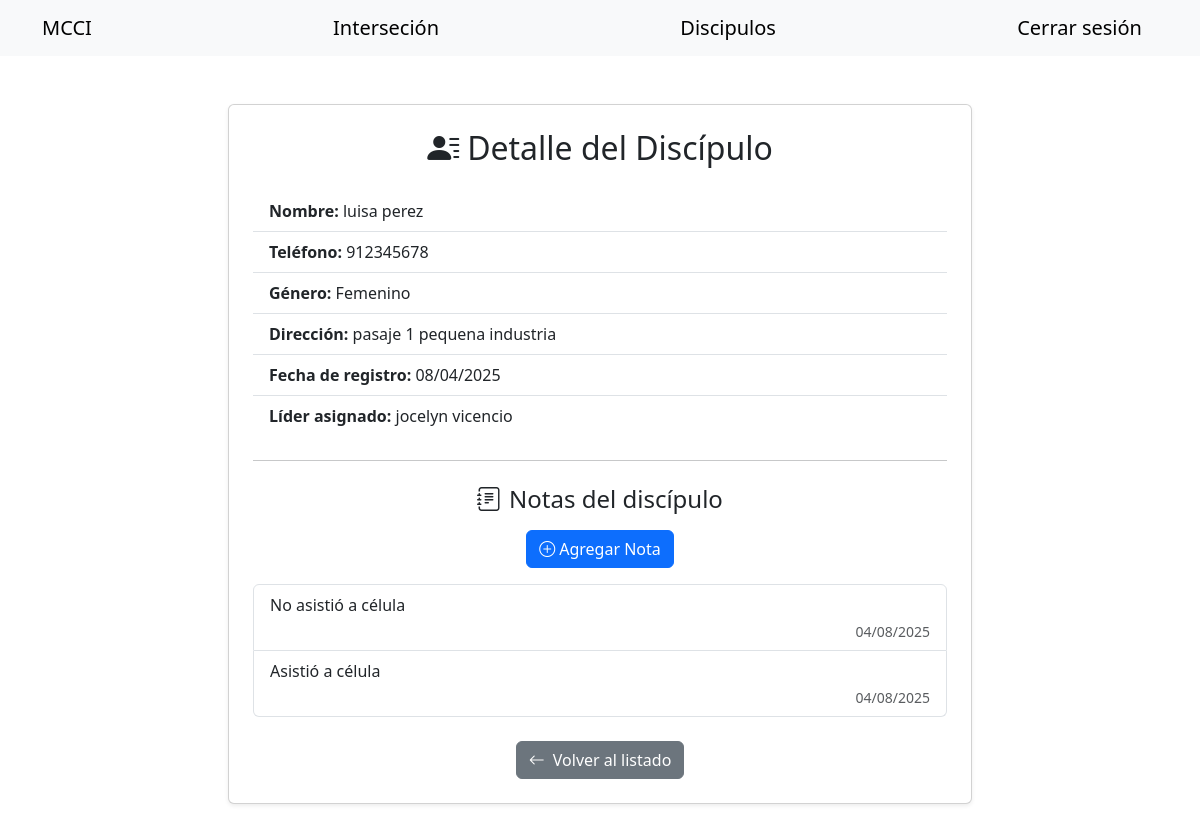
Screenshot of /detalle_discipulo/1 (signed in) with the database file from the repository.
### app/models.py (models this page shows, shortened)
class Discipulo(db.Model):
    __tablename__ = 'discipulo'
    id = db.Column(db.Integer, primary_key=True)
    nombres = db.Column(db.String(100), nullable=False)
    apellidos = db.Column(db.String(100), nullable=False)
    telefono = db.Column(db.String(15), unique=True, nullable=False)
    lider_id = db.Column(db.Integer, db.ForeignKey('user.id'), nullable=True)
    genero = db.Column(db.String(10), nullable=False)
    direccion = db.Column(db.String(200), nullable=False)
    fecha = db.Column(db.DateTime, default=datetime.utcnow)
    notas = db.relationship('Nota', back_populates='discipulo', cascade='all, delete-orphan')
    lider = db.relationship('User', backref=db.backref('discipulos', lazy=True))

class User(db.Model, UserMixin):
    __tablename__ = 'user'
    id = db.Column(db.Integer, primary_key=True)
    username = db.Column(db.String(50), unique=True, nullable=False)
    nombres = db.Column(db.String(100), nullable=False)
    apellidos = db.Column(db.String(100), nullable=False)
    telefono = db.Column(db.String(15), unique=True, nullable=False)
    soy_de_consolidacion = db.Column(db.Integer, default=0)
    password_hash = db.Column(db.String(256), nullable=False)

class Nota(db.Model):
    __tablename__ = 'notas'
    id = db.Column(db.Integer, primary_key=True)
    discipulo_id = db.Column(db.Integer, db.ForeignKey('discipulo.id'), nullable=False)
    contenido = db.Column(db.String(500), nullable=False)
    fecha = db.Column(db.DateTime, default=datetime.utcnow)
    discipulo = db.relationship('Discipulo', back_populates='notas')

### app/routes.py (the view, shortened to what this page needs)
@bp.route('/detalle_discipulo/<int:id>', methods=['GET', 'POST'])
@login_required
def detalle_discipulo(id):
    discipulo = Discipulo.query.get_or_404(id)
    form = NotaForm()
    if discipulo.lider_id != current_user.id:
        return redirect(url_for('main.listado'))
    form.discipulo_id.data = id
    notas = Nota.query.filter_by(discipulo_id=id).order_by(Nota.fecha.desc()).all()
    return render_template('detalle_discipulo.html', discipulo=discipulo, form=form, notas=notas)

### app/__init__.py (called while the page is built)
def create_app():
    app = Flask(__name__)
    app.config.from_object(Config)
    db.init_app(app)
    migrate.init_app(app, db)
    login_manager.init_app(app)
    login_manager.login_view = 'login'
    with app.app_context():
        from . import models
        @login_manager.user_loader
        def load_user(user_id):
            from .models import User
            return User.query.get(int(user_id))
    from .routes import bp
    app.register_blueprint(bp)
    return app

### app/templates/detalle_discipulo.html (shortened to what this page needs)
{% extends "base.html" %}
{% set navbar=true %}
{% block content %}
<div class="container py-5">
    <div class="col-md-8 mx-auto">
        <div class="card shadow-sm">
            <div class="card-body p-4">
                <h2 class="mb-4 text-center">
                    <i class="bi bi-person-lines-fill me-2"></i>Detalle del Discípulo
                </h2>
                <ul class="list-group list-group-flush">
                    <li class="list-group-item">
                        <strong>Nombre:</strong> {{ discipulo.nombres }} {{ discipulo.apellidos }}
                    </li>
                    <li class="list-group-item">
                        <strong>Teléfono:</strong> {{ discipulo.telefono }}
                    </li>
                    <li class="list-group-item">
                        <strong>Género:</strong> {{ discipulo.genero }}
                    </li>
                    <li class="list-group-item">
                        <strong>Dirección:</strong> {{ discipulo.direccion }}
                    </li>
                    <li class="list-group-item">
                        <strong>Fecha de registro:</strong> {{ discipulo.fecha.strftime('%d/%m/%Y') }}
                    </li>
                    <li class="list-group-item">
                        <strong>Líder asignado:</strong>
                        {% if discipulo.lider %}
                        {{ discipulo.lider.nombres }} {{ discipulo.lider.apellidos }}
                        {% else %}
                        <span class="text-muted fst-italic">No asignado</span>
                        {% endif %}
                    </li>
                </ul>
                <hr class="my-4">
                <h4 class="mb-3 text-center">
                    <i class="bi bi-journal-text me-2"></i>Notas del discípulo
                </h4>
                <div class="text-center mb-3">
                    <button type="button" class="btn btn-primary" data-bs-toggle="modal" data-bs-target="#modalNota">
                        <i class="bi bi-plus-circle me-1"></i>Agregar Nota
                    </button>
                </div>
                <ul class="list-group mb-4">
                    {% for nota in notas %}
                    <li class="list-group-item">
                        <p class="mb-1">{{ nota.contenido }}</p>
                        <small class="text-muted d-block text-end">{{ nota.fecha.strftime('%d/%m/%Y') }}</small>
                    </li>
                    {% else %}
                    <li class="list-group-item text-muted text-center">No hay notas registradas aún.</li>
                    {% endfor %}
                </ul>
                <div class="mt-4 text-center">
                    <a href="{{ url_for('main.listado') }}" class="btn btn-secondary">
                        <i class="bi bi-arrow-left me-1"></i> Volver al listado
                    </a>
                </div>
            </div>
        </div>
    </div>
</div>
{% endblock content %}

### app/templates/base.html (shortened to what this page needs)
<!DOCTYPE html>
<html lang="en">
<head>
    <link href="https://cdn.jsdelivr.net/npm/bootstrap@5.3.3/dist/css/bootstrap.min.css" rel="stylesheet"
>
    <link href="https://cdn.jsdelivr.net/npm/bootstrap-icons@1.10.5/font/bootstrap-icons.css" rel="stylesheet">
</head>
<body class="m-0">
    {% if navbar %}
    <nav class="navbar navbar-expand-lg navbar-light bg-light ">
        <div class="container">
            <a class="navbar-brand" href="/">MCCI</a>
            {% if current_user.is_authenticated %}
            <a class="navbar-brand" href="{{ url_for('main.intersecion') }}">Interseción</a>
            <a class="navbar-brand" href="{{ url_for('main.listado') }}">Discipulos</a>
            <a class="navbar-brand" href="{{ url_for('main.logout') }}">Cerrar sesión</a>
            {% endif %}
        </div>
    </nav>
    {% endif %}
    {% block content %}
    {% endblock content %}
</body>
</html>

### rows the page displays
Discipulo: nombres "luisa", apellidos "perez", telefono "912345678", genero "Femenino", direccion "pasaje 1 pequena industria", fecha "08/04/2025"
User: lider.nombres "jocelyn", lider.apellidos "vicencio"
Nota: contenido "No asistió a célula", fecha "04/08/2025"
Nota: contenido "Asistió a célula", fecha "04/08/2025"
